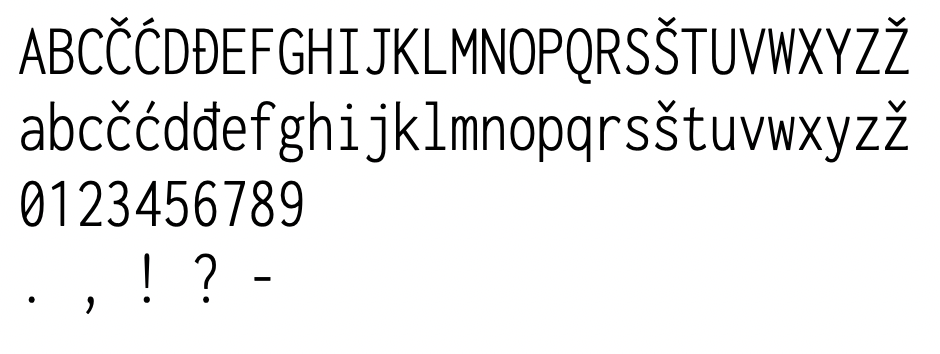
#> input picture data/inconsolata_condensed_light_train.png, 940 x 354 px
$ python -i segmentation.py   (imports and definitions only)
#> lines starting #> are read from the running program, lines starting #| are printed output that depends on the picture; after the words box and inside, x2 and y2 are one past the last pixel; in counts of white or black regions, pixels touching at a corner belong together
#> further down, picture is the input picture: shape (354, 940, 3); mean B, G, R 235.5, 235.5, 235.5
import numpy as np
import cv2

MIN_CONTOUR_AREA = 10
BLUR_SIZE = 1


def display_rect(img, rect, color=(0,0,255), thickness=1):
    x, y, w, h = rect
    cv2.rectangle(img, (x,y), (x+w, y+h), color, thickness)


def find_contours(thresh_image, offset_x=0, offset_y=0):
    # introducing offset to "findContours" because the rectangles tend to be lower than the original
    contours, hierarchy = cv2.findContours(thresh_image, cv2.RETR_EXTERNAL, cv2.CHAIN_APPROX_SIMPLE,
                                           offset=(offset_x, offset_y))
    bounding_boxes = []
    for contour in contours:
        if cv2.contourArea(contour) > MIN_CONTOUR_AREA:
            [X, Y, W, H] = cv2.boundingRect(contour)
            bounding_boxes.append((X,Y,W,H))

    return bounding_boxes


def region_from_segment(image, segment):
    """given a segment (rectangle) and an image, returns it's corresponding subimage"""
    x, y, w, h = segment
    if len(image.shape) == 2:
        return image[y:y + h, x:x + w]
    else:
        return image[y:y + h, x:x + w, :]


def process_image(img, show_steps=False, offset_y=0, offset_x=0):
#> called with show_steps = False, offset_y = 0, offset_x = 0
    line_segments = [] # 2d array because of lines
    line_imgs = []

    if len(img.shape) > 2:
        img = cv2.cvtColor(img, cv2.COLOR_BGR2GRAY)

    blurred = cv2.blur(img, (BLUR_SIZE, BLUR_SIZE), 0)
    #blurred = cv2.GaussianBlur(img, (BLUR_SIZE, BLUR_SIZE), cv2.BORDER_DEFAULT)
    img_thresh = cv2.adaptiveThreshold(blurred, 255, cv2.ADAPTIVE_THRESH_GAUSSIAN_C, cv2.THRESH_BINARY_INV, 11, 2)
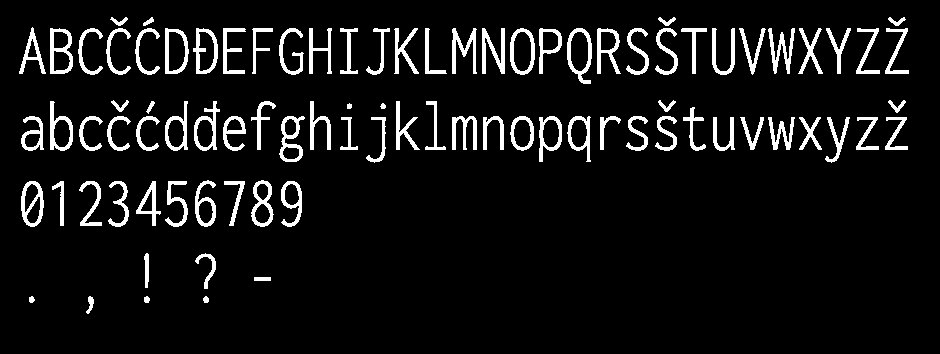
#> img_thresh: shape (354, 940); 7.7% white; 89 white regions

    # 1. detect rectangles before line and character detection to estimate the font size
    characters = find_contours(img_thresh)
#> in find_contours, `contours, hierarchy = cv2.findContours(thresh_image, cv2.RETR_EXTERNAL..`: contours = 89 contours, 2 with area under 20; largest, box (x1, y1, x2, y2) and area: (567, 28, 592, 84) 963, (510, 28, 535, 75) 928, (165, 28, 189, 74) 897, (50, 28, 73, 74) 882, (193, 28, 218, 74) 839
#> the loop in find_contours, `for contour in contours:` made 89 passes
#> (contour, X, Y, W, H) on pass 5: ([[254, 277], [254, 280], [270, 280], [270, 277]], 254, 277, 17, 4)
#> (X, Y, W, H) on passes 1, 2, 3, 4, 6, 7: (203, 296, 6, 7), (144, 296, 6, 7), (86, 296, 8, 18), (29, 296, 6, 7), (195, 253, 21, 36), (144, 253, 5, 35)
#> after the loop in find_contours, `for contour in contours:`: bounding_boxes = 89 items, first 6: (203, 296, 6, 7), (144, 296, 6, 7), (86, 296, 8, 18), (29, 296, 6, 7), (254, 277, 17, 4), (195, 253, 21, 36)
#> characters has the same summary as bounding_boxes in find_contours
    max_char_height = max([rect[3] for rect in characters])
#> max_char_height = 56
    max_char_width = max([rect[2] for rect in characters])
#> max_char_width = 27

    # print("Maximum height: ", max_char_height)
    # print("Maximum width: ", max_char_width)

    # 2. separate text into lines
    rect_line_kernel = cv2.getStructuringElement(cv2.MORPH_RECT, (3*max_char_width, int(0.2*max_char_height)))
    threshed = cv2.morphologyEx(img_thresh, cv2.MORPH_CLOSE, rect_line_kernel)
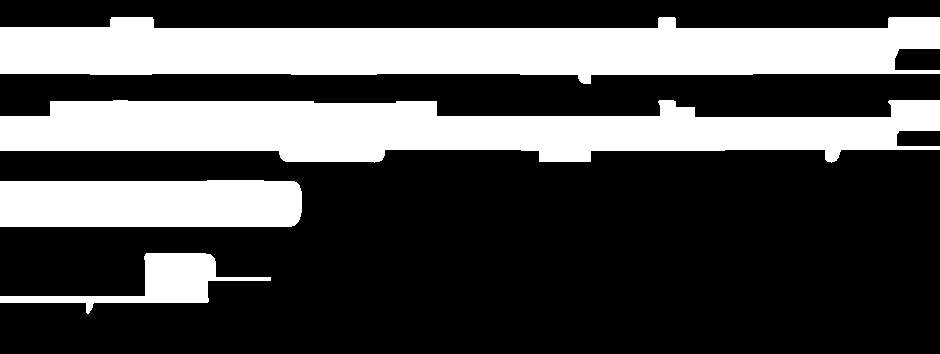
#> threshed: shape (354, 940); 31% white; 4 white regions

    if show_steps:
        cv2.imshow("line morphing", threshed)
        cv2.waitKey(0)

    lines = find_contours(threshed)
#> in find_contours (call 2), `contours, hierarchy = cv2.findContours(thresh_image, cv2.RETR_EXTERNAL..`: contours = 4 contours; box (x1, y1, x2, y2) and area: (0, 17, 940, 84) 43100, (0, 100, 940, 163) 39382, (0, 180, 302, 227) 13533, (0, 253, 271, 314) 4330
#> the loop in find_contours (call 2), `for contour in contours:` made 4 passes
#> (Y, W, H) on passes 1 to 4: (253, 271, 61), (180, 302, 47), (100, 940, 63), (17, 940, 67)
#> lines = [(0, 253, 271, 61), (0, 180, 302, 47), (0, 100, 940, 63), (0, 17, 940, 67)]

    # 3. separate each line into characters
    for line in lines:
        line_img = region_from_segment(img, line)
        line_img = cv2.copyMakeBorder(line_img, top=max_char_height, bottom=max_char_height,
                                      left=max_char_height, right=max_char_height, borderType=cv2.BORDER_CONSTANT,
                                        value=(255, 255, 255))
        line_imgs.append(line_img)

        if show_steps:
            cv2.imshow("detected line", line_img)
            cv2.waitKey(0)

        line_img_thresh = cv2.copyMakeBorder(region_from_segment(img_thresh, line),
                                             top=max_char_height, bottom=max_char_height, left=max_char_height,
                                             right=max_char_height,
                                             borderType=cv2.BORDER_CONSTANT,
                             value=(0, 0, 0))
        if show_steps:
            cv2.imshow("line threshed", line_img_thresh)
            cv2.waitKey(0)

        rect_kernel = cv2.getStructuringElement(cv2.MORPH_RECT,
                                                (1, int(1.5 * max_char_height / 5)))  # before max(heights)/5
        threshed = cv2.morphologyEx(line_img_thresh, cv2.MORPH_CLOSE, rect_kernel)
        if show_steps:
            cv2.imshow("character morphing", threshed)
            cv2.waitKey(0)

        characters = find_contours(threshed, offset_y=offset_y, offset_x=offset_x)

        if show_steps:
            char_img = line_img.copy()
            for char in characters:
                display_rect(char_img, char)
            cv2.imshow("detected characters", char_img)
            cv2.waitKey(0)

        segments = np.array(characters)

        # sort characters by x-coordinate
        segments = segments[segments[:,0].argsort()]
        line_segments.append(segments)
#> this loop made 4 passes
#> line on passes 1 to 4: (0, 253, 271, 61), (0, 180, 302, 47), (0, 100, 940, 63), (0, 17, 940, 67)
#> pass 1, in process_image, `line_img = cv2.copyMakeBorder(line_img, top=max_char_height, bottom=ma..`:
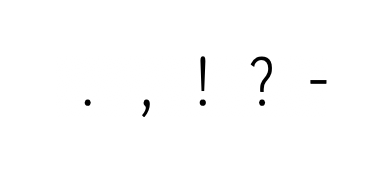
#> line_img: shape (173, 383); min 0, max 255, mean 252.8
#> pass 1, in process_image, `line_img_thresh = cv2.copyMakeBorder(region_from_segment(img_thresh, l..`:
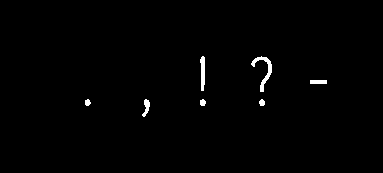
#> line_img_thresh: shape (173, 383); 0.88% white; 7 white regions, largest, box (x1, y1, x2, y2) and area: (251, 56, 272, 92) 203, (200, 56, 205, 91) 136, (142, 99, 150, 117) 75
#> pass 1, in process_image, `threshed = cv2.morphologyEx(line_img_thresh, cv2.MORPH_CLOSE, rect_ker..`:
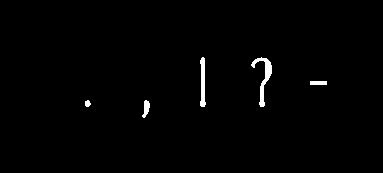
#> threshed: shape (173, 383); 1.1% white; 5 white regions, box (x1, y1, x2, y2) and area: (251, 57, 272, 107) 302, (200, 57, 206, 107) 210, (142, 100, 150, 118) 84, (310, 81, 327, 85) 68, (85, 100, 91, 107) 32
#> after the loop:
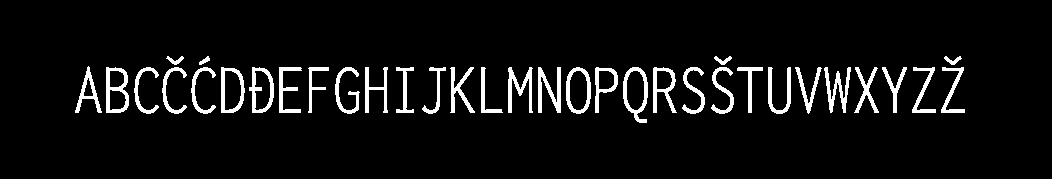
#> line_img_thresh: shape (179, 1052); 6.2% white; 35 white regions, largest, box (x1, y1, x2, y2) and area: (538, 67, 561, 113) 502, (824, 67, 851, 113) 487, (106, 67, 129, 113) 485
#> after the loop:
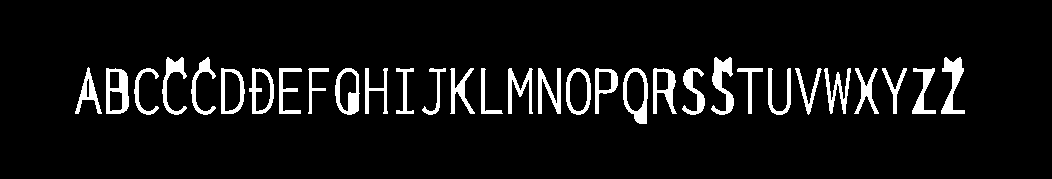
#> threshed: shape (179, 1052); 7% white; 31 white regions, largest, box (x1, y1, x2, y2) and area: (711, 57, 734, 115) 643, (941, 57, 965, 114) 617, (106, 68, 129, 114) 610
#> after the loop, line_imgs = 4 items; line_segments = 4 items

    lines = np.array(lines)
#> lines = [[0, 253, 271, 61], [0, 180, 302, 47], [0, 100, 940, 63], [0, 17, 940, 67]]
    line_segments = np.array(line_segments, dtype=object)

    # sort lines by y-coordinate
    ind = lines[:,1].argsort()
#> ind = [3, 2, 1, 0]
    line_segments = line_segments[ind]
    line_imgs = np.array(line_imgs, dtype=object)[ind]

    return line_segments, line_imgs

>>> import cv2
>>> picture = cv2.imread('../data/inconsolata_condensed_light_train.png')
>>> result = process_image(picture)

$ run again, on data/inconsolata_condensed_regular_train.png
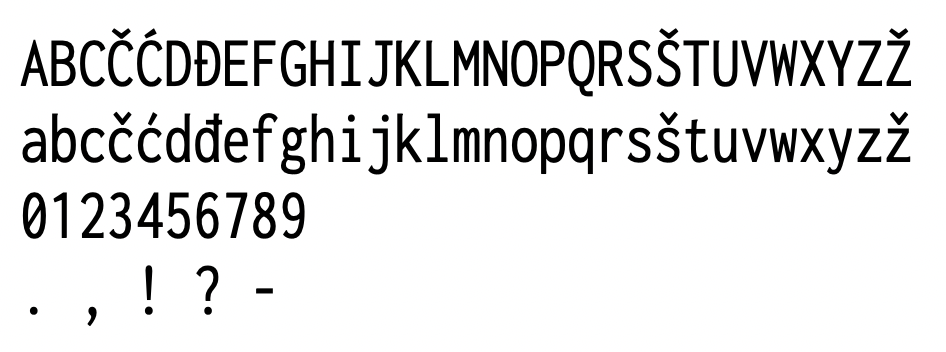
#> input picture data/inconsolata_condensed_regular_train.png, 946 x 352 px
#> picture is the input picture: shape (352, 946, 3); mean B, G, R 229.3, 229.3, 229.3
#> in process_image, `img_thresh = cv2.adaptiveThreshold(blurred, 255, cv2.ADAPTIVE_THRESH_G..`:
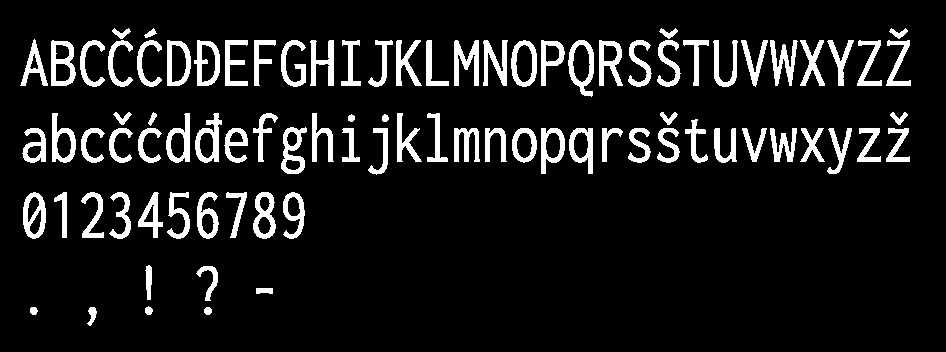
#> img_thresh: shape (352, 946); 10.1% white; 89 white regions
#> contours = 89 contours; largest, box (x1, y1, x2, y2) and area: (568, 40, 594, 97) 1004, (511, 40, 537, 87) 954, (51, 40, 76, 86) 938, (167, 40, 191, 86) 909, (194, 40, 220, 86) 890
#> the loop in find_contours, `for contour in contours:` made 89 passes
#> (X, Y, W, H) on passes 1 to 8: (204, 307, 8, 8), (87, 307, 10, 19), (30, 307, 8, 8), (145, 306, 8, 9), (256, 288, 17, 6), (196, 266, 22, 35), (145, 265, 7, 35), (283, 192, 22, 47)
#> after the loop in find_contours, `for contour in contours:`: bounding_boxes = 89 items, first 6: (204, 307, 8, 8), (87, 307, 10, 19), (30, 307, 8, 8), (145, 306, 8, 9), (256, 288, 17, 6), (196, 266, 22, 35)
#> in process_image, `characters = find_contours(img_thresh)`: characters has the same summary as bounding_boxes in find_contours
#> max_char_height = 57
#> max_char_width = 28
#> contours = 4 contours; box (x1, y1, x2, y2) and area: (0, 28, 946, 97) 43470, (0, 112, 946, 175) 40045, (0, 192, 306, 239) 13917, (0, 265, 274, 326) 4611
#> the loop in find_contours (call 2), `for contour in contours:` made 4 passes
#> (Y, W, H) on passes 1 to 4: (265, 274, 61), (192, 306, 47), (112, 946, 63), (28, 946, 69)
#> in process_image, `lines = find_contours(threshed)`: lines = [(0, 265, 274, 61), (0, 192, 306, 47), (0, 112, 946, 63), (0, 28, 946, 69)]
#> the loop in process_image, `for line in lines:` made 4 passes
#> line on passes 1 to 4: (0, 265, 274, 61), (0, 192, 306, 47), (0, 112, 946, 63), (0, 28, 946, 69)
#> after the loop in process_image, `for line in lines:`:
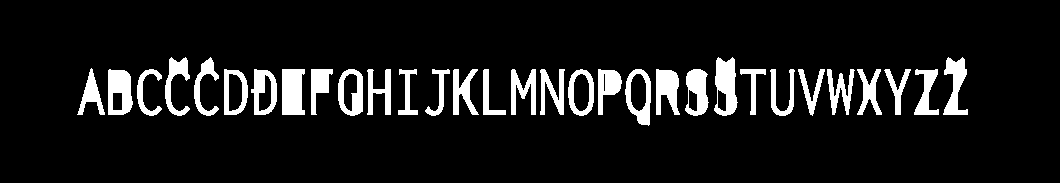
#> threshed: shape (183, 1060); 9.4% white; 31 white regions, largest, box (x1, y1, x2, y2) and area: (282, 69, 305, 115) 951, (714, 57, 738, 116) 944, (108, 69, 133, 115) 866
#> after the loop in process_image, `for line in lines:`: line_imgs = 4 items
#> in process_image, `lines = np.array(lines)`: lines = [[0, 265, 274, 61], [0, 192, 306, 47], [0, 112, 946, 63], [0, 28, 946, 69]]
#> ind = [3, 2, 1, 0]

$ run again, on data/inconsolata_condensed_semibold.png
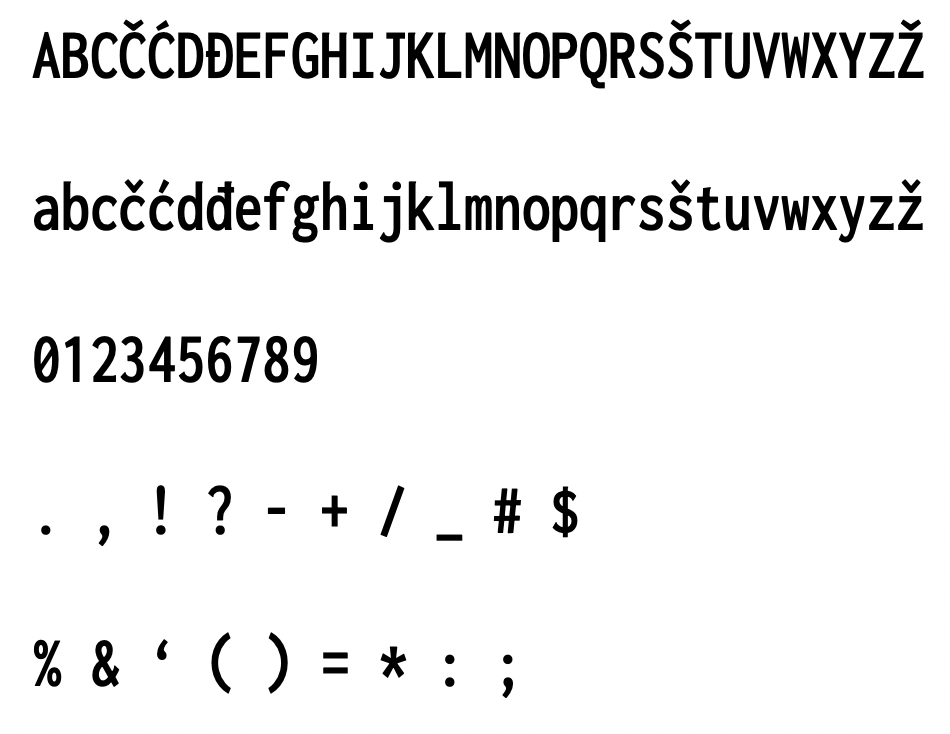
#> input picture data/inconsolata_condensed_semibold.png, 950 x 734 px
#> picture is the input picture: shape (734, 950, 3); mean B, G, R 237.6, 237.6, 237.6
#> in process_image, `img_thresh = cv2.adaptiveThreshold(blurred, 255, cv2.ADAPTIVE_THRESH_G..`:
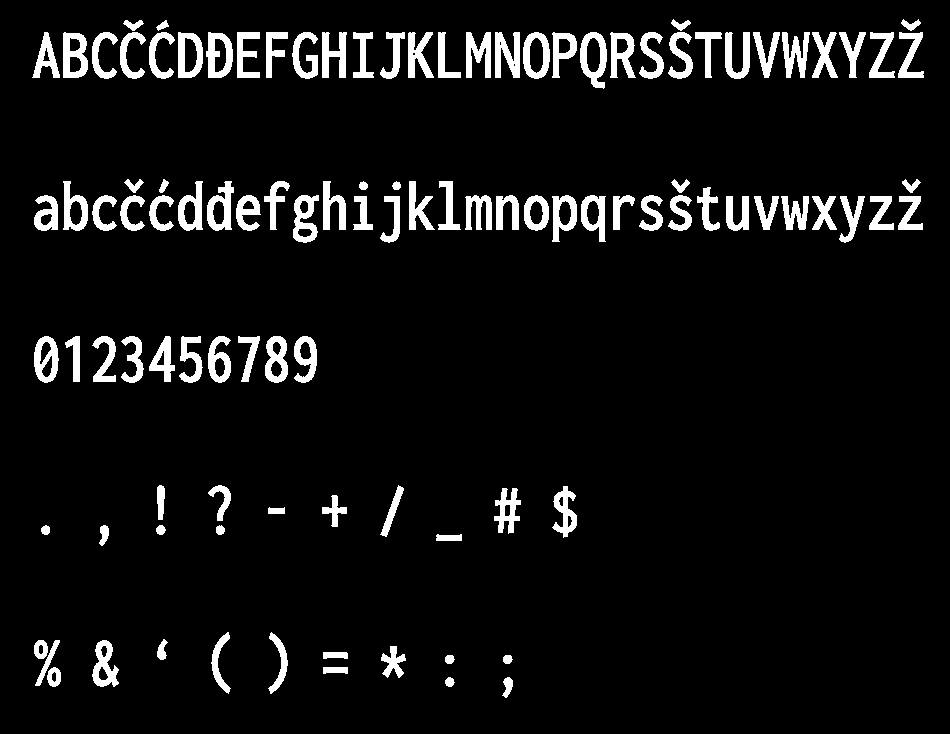
#> img_thresh: shape (734, 950); 6.8% white; 108 white regions
#> contours = 108 contours; largest, box (x1, y1, x2, y2) and area: (580, 32, 607, 89) 1069, (523, 32, 550, 79) 995, (178, 32, 203, 78) 966, (206, 32, 233, 78) 964, (63, 32, 88, 78) 960
#> the loop in find_contours, `for contour in contours:` made 108 passes
#> (X, Y, W, H) on passes 1 to 8: (502, 677, 11, 21), (445, 677, 10, 10), (323, 667, 25, 7), (47, 667, 14, 20), (503, 655, 10, 9), (445, 655, 10, 9), (323, 652, 25, 7), (381, 646, 25, 32)
#> after the loop in find_contours, `for contour in contours:`: bounding_boxes = 108 items, first 6: (502, 677, 11, 21), (445, 677, 10, 10), (323, 667, 25, 7), (47, 667, 14, 20), (503, 655, 10, 9), (445, 655, 10, 9)
#> in process_image, `characters = find_contours(img_thresh)`: characters has the same summary as bounding_boxes in find_contours
#> max_char_height = 62
#> max_char_width = 28
#> contours = 6 contours; box (x1, y1, x2, y2) and area: (0, 20, 950, 90) 44012, (0, 180, 950, 244) 41278, (0, 633, 514, 699) 15410, (0, 337, 318, 384) 14316, (0, 486, 463, 547) 7603, (495, 487, 578, 539) 3438
#> the loop in find_contours (call 2), `for contour in contours:` made 6 passes
#> (X, Y, W, H) on passes 1 to 6: (0, 633, 514, 66), (495, 487, 83, 52), (0, 486, 463, 61), (0, 337, 318, 47), (0, 180, 950, 64), (0, 20, 950, 70)
#> in process_image, `lines = find_contours(threshed)`: lines = [(0, 633, 514, 66), (495, 487, 83, 52), (0, 486, 463, 61), (0, 337, 318, 47), (0, 180, 950, 64), (0, 20, 950, 70)]
#> the loop in process_image, `for line in lines:` made 6 passes
#> after the loop in process_image, `for line in lines:`:
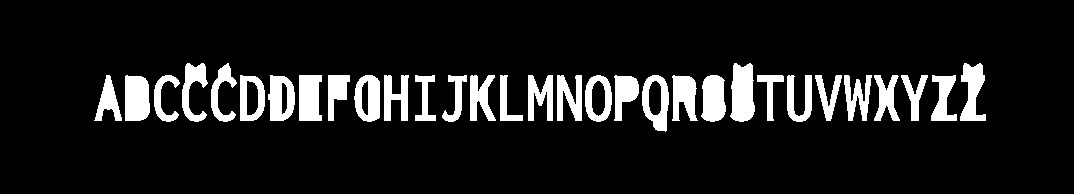
#> threshed: shape (194, 1074); 10.6% white; 31 white regions, largest, box (x1, y1, x2, y2) and area: (730, 63, 755, 122) 1187, (125, 75, 150, 121) 1049, (299, 75, 322, 121) 959
#> after the loop in process_image, `for line in lines:`: line_imgs = 6 items
#> in process_image, `lines = np.array(lines)`: lines = [[0, 633, 514, 66], [495, 487, 83, 52], [0, 486, 463, 61], [0, 337, 318, 47], [0, 180, 950, 64], [0, 20, 950, 70]]
#> ind = [5, 4, 3, 2, 1, 0]
